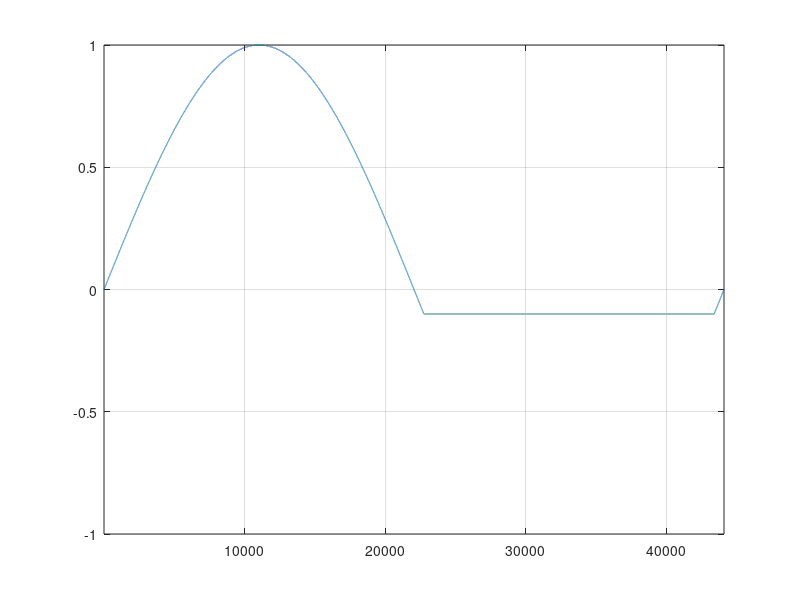

Write the MATLAB code that produced this figure.
% Max Parkin
% Birmingham City University
% BSc (Hons) Degree in Sound Engineering and Production with Professional Placement Year
% Year 2 (2024 – 2025)
% DIG5111 – Digital Signal Processing

samplingFrequency = 44100;
samplingPeriod = 1 / samplingFrequency;
duration = 1;

time = 0:samplingPeriod:duration;
signal = sin(2 * pi * 1 * time);

signalLength = length(signal);

clip2 = signal;
for i = 1:signalLength
if (signal(i) < -0.1)
clip2(i) = -0.1;
end
end
plot(clip2), axis([1, signalLength, -1, 1]); grid on; hold off;